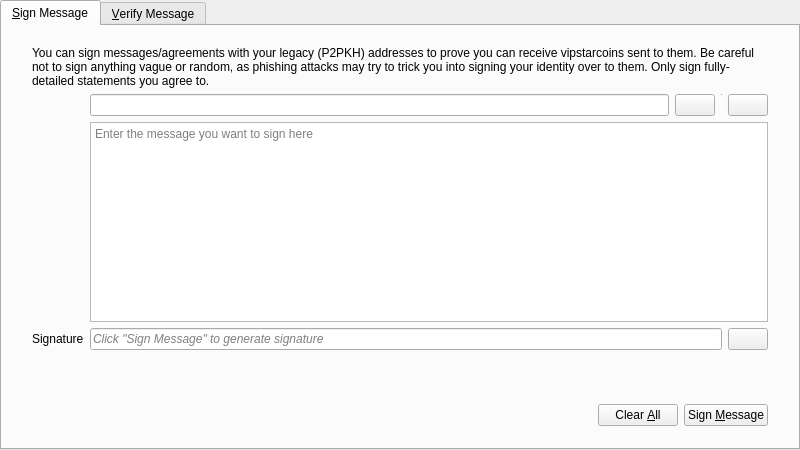
<?xml version="1.0" encoding="UTF-8"?>
<ui version="4.0">
 <class>SignVerifyMessageDialog</class>
 <widget class="QDialog" name="SignVerifyMessageDialog">
  <property name="geometry">
   <rect>
    <x>0</x>
    <y>0</y>
    <width>800</width>
    <height>450</height>
   </rect>
  </property>
  <property name="windowTitle">
   <string>Signatures - Sign / Verify a Message</string>
  </property>
  <property name="modal">
   <bool>true</bool>
  </property>
  <layout class="QVBoxLayout" name="verticalLayout">
   <property name="leftMargin">
    <number>0</number>
   </property>
   <property name="topMargin">
    <number>0</number>
   </property>
   <property name="rightMargin">
    <number>0</number>
   </property>
   <property name="bottomMargin">
    <number>0</number>
   </property>
   <item>
    <widget class="QTabWidget" name="tabWidget">
     <property name="currentIndex">
      <number>0</number>
     </property>
     <widget class="QWidget" name="tabSignMessage">
      <attribute name="title">
       <string>&amp;Sign Message</string>
      </attribute>
      <layout class="QVBoxLayout" name="verticalLayout_SM">
       <property name="leftMargin">
        <number>0</number>
       </property>
       <property name="topMargin">
        <number>0</number>
       </property>
       <property name="rightMargin">
        <number>0</number>
       </property>
       <property name="bottomMargin">
        <number>0</number>
       </property>
       <item>
        <layout class="QVBoxLayout" name="verticalLayout_3">
         <property name="leftMargin">
          <number>30</number>
         </property>
         <property name="topMargin">
          <number>20</number>
         </property>
         <property name="rightMargin">
          <number>30</number>
         </property>
         <property name="bottomMargin">
          <number>20</number>
         </property>
         <item>
          <layout class="QGridLayout" name="gridLayout">
           <item row="1" column="1">
            <layout class="QHBoxLayout" name="horizontalLayout_1_SM">
             <property name="spacing">
              <number>6</number>
             </property>
             <item>
              <widget class="QValidatedLineEdit" name="addressIn_SM">
               <property name="toolTip">
                <string>The VIPSTARCOIN address to sign the message with</string>
               </property>
              </widget>
             </item>
             <item>
              <widget class="QtumPushButton" name="addressBookButton_SM">
               <property name="toolTip">
                <string>Choose previously used address</string>
               </property>
               <property name="text">
                <string/>
               </property>
               <property name="icon">
                <iconset resource="../bitcoin.qrc">
                 <normaloff>:/icons/address-book</normaloff>:/icons/address-book</iconset>
               </property>
               <property name="shortcut">
                <string>Alt+A</string>
               </property>
               <property name="autoDefault">
                <bool>false</bool>
               </property>
              </widget>
             </item>
             <item>
              <widget class="Line" name="vLine">
               <property name="maximumSize">
                <size>
                 <width>1</width>
                 <height>22</height>
                </size>
               </property>
               <property name="orientation">
                <enum>Qt::Vertical</enum>
               </property>
              </widget>
             </item>
             <item>
              <widget class="QtumPushButton" name="pasteButton_SM">
               <property name="toolTip">
                <string>Paste address from clipboard</string>
               </property>
               <property name="text">
                <string/>
               </property>
               <property name="icon">
                <iconset resource="../bitcoin.qrc">
                 <normaloff>:/icons/editpaste</normaloff>:/icons/editpaste</iconset>
               </property>
               <property name="shortcut">
                <string>Alt+P</string>
               </property>
               <property name="autoDefault">
                <bool>false</bool>
               </property>
              </widget>
             </item>
            </layout>
           </item>
           <item row="2" column="1">
            <widget class="QPlainTextEdit" name="messageIn_SM">
             <property name="toolTip">
              <string>Enter the message you want to sign here</string>
             </property>
             <property name="placeholderText">
              <string>Enter the message you want to sign here</string>
             </property>
            </widget>
           </item>
           <item row="3" column="1">
            <layout class="QHBoxLayout" name="horizontalLayout_2_SM">
             <property name="spacing">
              <number>6</number>
             </property>
             <item>
              <widget class="QLineEdit" name="signatureOut_SM">
               <property name="font">
                <font>
                 <italic>true</italic>
                </font>
               </property>
               <property name="readOnly">
                <bool>true</bool>
               </property>
               <property name="placeholderText">
                <string>Click &quot;Sign Message&quot; to generate signature</string>
               </property>
              </widget>
             </item>
             <item>
              <widget class="QtumPushButton" name="copySignatureButton_SM">
               <property name="toolTip">
                <string>Copy the current signature to the system clipboard</string>
               </property>
               <property name="text">
                <string/>
               </property>
               <property name="icon">
                <iconset resource="../bitcoin.qrc">
                 <normaloff>:/icons/editcopy</normaloff>:/icons/editcopy</iconset>
               </property>
               <property name="autoDefault">
                <bool>false</bool>
               </property>
              </widget>
             </item>
            </layout>
           </item>
           <item row="3" column="0">
            <widget class="QLabel" name="signatureLabel_SM">
             <property name="text">
              <string>Signature</string>
             </property>
             <property name="textFormat">
              <enum>Qt::PlainText</enum>
             </property>
            </widget>
           </item>
           <item row="0" column="0" colspan="2">
            <widget class="QLabel" name="infoLabel_SM">
             <property name="text">
              <string>You can sign messages/agreements with your legacy (P2PKH) addresses to prove you can receive vipstarcoins sent to them. Be careful not to sign anything vague or random, as phishing attacks may try to trick you into signing your identity over to them. Only sign fully-detailed statements you agree to.</string>
             </property>
             <property name="textFormat">
              <enum>Qt::PlainText</enum>
             </property>
             <property name="wordWrap">
              <bool>true</bool>
             </property>
            </widget>
           </item>
          </layout>
         </item>
        </layout>
       </item>
       <item>
        <widget class="QWidget" name="buttonsContainerWhite" native="true">
         <layout class="QHBoxLayout" name="horizontalLayout">
          <property name="leftMargin">
           <number>30</number>
          </property>
          <property name="topMargin">
           <number>15</number>
          </property>
          <property name="rightMargin">
           <number>30</number>
          </property>
          <item>
           <spacer name="horizontalSpacer_1_SM">
            <property name="orientation">
             <enum>Qt::Horizontal</enum>
            </property>
            <property name="sizeHint" stdset="0">
             <size>
              <width>40</width>
              <height>48</height>
             </size>
            </property>
           </spacer>
          </item>
          <item>
           <widget class="QLabel" name="statusLabel_SM">
            <property name="font">
             <font>
              <weight>75</weight>
              <bold>true</bold>
             </font>
            </property>
            <property name="text">
             <string/>
            </property>
            <property name="wordWrap">
             <bool>true</bool>
            </property>
           </widget>
          </item>
          <item>
           <spacer name="horizontalSpacer_2_SM">
            <property name="orientation">
             <enum>Qt::Horizontal</enum>
            </property>
            <property name="sizeHint" stdset="0">
             <size>
              <width>40</width>
              <height>48</height>
             </size>
            </property>
           </spacer>
          </item>
          <item>
           <widget class="QtumPushButton" name="clearButton_SM">
            <property name="toolTip">
             <string>Reset all sign message fields</string>
            </property>
            <property name="text">
             <string>Clear &amp;All</string>
            </property>
            <property name="icon">
             <iconset resource="../bitcoin.qrc">
              <normaloff>:/icons/remove</normaloff>:/icons/remove</iconset>
            </property>
            <property name="autoDefault">
             <bool>false</bool>
            </property>
           </widget>
          </item>
          <item>
           <widget class="QtumPushButton" name="signMessageButton_SM">
            <property name="toolTip">
             <string>Sign the message to prove you own this VIPSTARCOIN address</string>
            </property>
            <property name="text">
             <string>Sign &amp;Message</string>
            </property>
            <property name="icon">
             <iconset resource="../bitcoin.qrc">
              <normaloff>:/icons/edit</normaloff>:/icons/edit</iconset>
            </property>
            <property name="autoDefault">
             <bool>false</bool>
            </property>
           </widget>
          </item>
         </layout>
        </widget>
       </item>
      </layout>
     </widget>
     <widget class="QWidget" name="tabVerifyMessage">
      <attribute name="title">
       <string>&amp;Verify Message</string>
      </attribute>
      <layout class="QVBoxLayout" name="verticalLayout_VM">
       <property name="leftMargin">
        <number>0</number>
       </property>
       <property name="topMargin">
        <number>0</number>
       </property>
       <property name="rightMargin">
        <number>0</number>
       </property>
       <property name="bottomMargin">
        <number>0</number>
       </property>
       <item>
        <layout class="QVBoxLayout" name="verticalLayout_2">
         <property name="leftMargin">
          <number>30</number>
         </property>
         <property name="topMargin">
          <number>20</number>
         </property>
         <property name="rightMargin">
          <number>30</number>
         </property>
         <property name="bottomMargin">
          <number>20</number>
         </property>
         <item>
          <widget class="QLabel" name="infoLabel_VM">
           <property name="text">
            <string>Enter the receiver's address, message (ensure you copy line breaks, spaces, tabs, etc. exactly) and signature below to verify the message. Be careful not to read more into the signature than what is in the signed message itself, to avoid being tricked by a man-in-the-middle attack. Note that this only proves the signing party receives with the address, it cannot prove sendership of any transaction!</string>
           </property>
           <property name="textFormat">
            <enum>Qt::PlainText</enum>
           </property>
           <property name="alignment">
            <set>Qt::AlignLeading|Qt::AlignLeft|Qt::AlignTop</set>
           </property>
           <property name="wordWrap">
            <bool>true</bool>
           </property>
          </widget>
         </item>
         <item>
          <layout class="QHBoxLayout" name="horizontalLayout_1_VM">
           <property name="spacing">
            <number>6</number>
           </property>
           <item>
            <widget class="QValidatedLineEdit" name="addressIn_VM">
             <property name="toolTip">
              <string>The VIPSTARCOIN address the message was signed with</string>
             </property>
            </widget>
           </item>
           <item>
            <widget class="QtumPushButton" name="addressBookButton_VM">
             <property name="toolTip">
              <string>Choose previously used address</string>
             </property>
             <property name="text">
              <string/>
             </property>
             <property name="icon">
              <iconset resource="../bitcoin.qrc">
               <normaloff>:/icons/address-book</normaloff>:/icons/address-book</iconset>
             </property>
             <property name="shortcut">
              <string>Alt+A</string>
             </property>
             <property name="autoDefault">
              <bool>false</bool>
             </property>
            </widget>
           </item>
          </layout>
         </item>
         <item>
          <widget class="QPlainTextEdit" name="messageIn_VM">
           <property name="toolTip">
            <string>The signed message to verify</string>
           </property>
           <property name="placeholderText">
            <string>The signed message to verify</string>
           </property>
          </widget>
         </item>
         <item>
          <widget class="QValidatedLineEdit" name="signatureIn_VM">
           <property name="toolTip">
            <string>The signature given when the message was signed</string>
           </property>
           <property name="placeholderText">
            <string>The signature given when the message was signed</string>
           </property>
          </widget>
         </item>
        </layout>
       </item>
       <item>
        <widget class="QWidget" name="buttonsContainerWhite_" native="true">
         <layout class="QHBoxLayout" name="horizontalLayout_2">
          <property name="leftMargin">
           <number>30</number>
          </property>
          <property name="topMargin">
           <number>15</number>
          </property>
          <property name="rightMargin">
           <number>30</number>
          </property>
          <item>
           <spacer name="horizontalSpacer_1_VM">
            <property name="orientation">
             <enum>Qt::Horizontal</enum>
            </property>
            <property name="sizeHint" stdset="0">
             <size>
              <width>40</width>
              <height>48</height>
             </size>
            </property>
           </spacer>
          </item>
          <item>
           <widget class="QLabel" name="statusLabel_VM">
            <property name="font">
             <font>
              <weight>75</weight>
              <bold>true</bold>
             </font>
            </property>
            <property name="text">
             <string/>
            </property>
            <property name="wordWrap">
             <bool>true</bool>
            </property>
           </widget>
          </item>
          <item>
           <spacer name="horizontalSpacer_2_VM">
            <property name="orientation">
             <enum>Qt::Horizontal</enum>
            </property>
            <property name="sizeHint" stdset="0">
             <size>
              <width>40</width>
              <height>48</height>
             </size>
            </property>
           </spacer>
          </item>
          <item>
           <widget class="QtumPushButton" name="clearButton_VM">
            <property name="toolTip">
             <string>Reset all verify message fields</string>
            </property>
            <property name="text">
             <string>Clear &amp;All</string>
            </property>
            <property name="icon">
             <iconset resource="../bitcoin.qrc">
              <normaloff>:/icons/remove</normaloff>:/icons/remove</iconset>
            </property>
            <property name="autoDefault">
             <bool>false</bool>
            </property>
           </widget>
          </item>
          <item>
           <widget class="QtumPushButton" name="verifyMessageButton_VM">
            <property name="toolTip">
             <string>Verify the message to ensure it was signed with the specified VIPSTARCOIN address</string>
            </property>
            <property name="text">
             <string>Verify &amp;Message</string>
            </property>
            <property name="icon">
             <iconset resource="../bitcoin.qrc">
              <normaloff>:/icons/transaction_0</normaloff>:/icons/transaction_0</iconset>
            </property>
            <property name="autoDefault">
             <bool>false</bool>
            </property>
           </widget>
          </item>
         </layout>
        </widget>
       </item>
      </layout>
     </widget>
    </widget>
   </item>
  </layout>
 </widget>
 <customwidgets>
  <customwidget>
   <class>QValidatedLineEdit</class>
   <extends>QLineEdit</extends>
   <header>qt/qvalidatedlineedit.h</header>
  </customwidget>
  <customwidget>
   <class>QtumPushButton</class>
   <extends>QPushButton</extends>
   <header>qt/qtumpushbutton.h</header>
  </customwidget>
 </customwidgets>
 <resources>
  <include location="../bitcoin.qrc"/>
 </resources>
 <connections/>
</ui>
